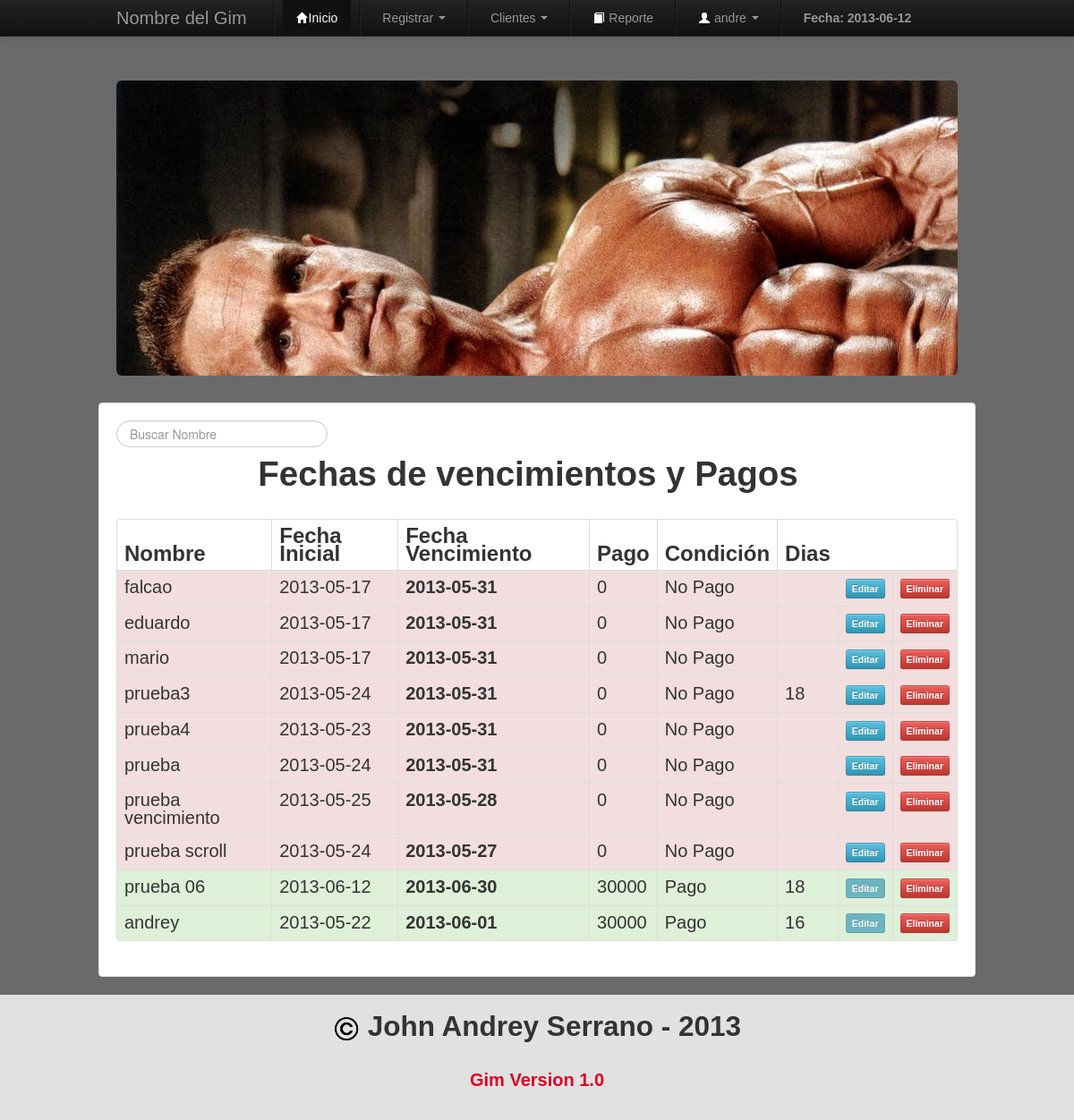
The app's page /menu.php?pagina=2 (signed in) with its own data.
### tables this page shows
CREATE TABLE `estudiantes` (
  `id` int(11) NOT NULL AUTO_INCREMENT,
  `codigo` int(10) DEFAULT NULL,
  `nombre` varchar(75) DEFAULT NULL,
  `edad` varchar(2) DEFAULT NULL,
  `peso` varchar(45) DEFAULT NULL,
  `altura` varchar(45) DEFAULT NULL,
  `fechaInicial` date DEFAULT NULL,
  `fechaFinal` date DEFAULT NULL,
  `dinero` int(11) DEFAULT NULL,
  `condicion` varchar(30) DEFAULT NULL,
  PRIMARY KEY (`id`),
  UNIQUE KEY `codigo_UNIQUE` (`codigo`)
);

### includes/funciones.php (the view, shortened to what this page needs)
<?php
  class funciones{
    public function verEstudiantes(){
        $cant_reg = 10;
        if(isset($_GET["pagina"])){
            $num_pag = $_GET["pagina"];
        }else{
            $num_pag = 1;
        }
        if(!$num_pag){
            $inicio = 0;
            $num_pag = 1;
        }else{
            $inicio = ($num_pag-1)*$cant_reg;
        }
        $resultado = mysql_query("SELECT * FROM estudiantes ORDER BY condicion, fechaFinal DESC LIMIT $inicio,$cant_reg");
        while($fila = mysql_fetch_array($resultado)){
            $codigo = $fila['codigo'];
            $result = mysql_query("SELECT sum(dias) AS total FROM fechasclientes WHERE codigoEstudiante = '$codigo' ");
            $dias = mysql_fetch_array($result);
            if($fila['condicion'] == 'Pago'){
                 echo '<tr class="success">
                         <td>'.$fila['nombre'].'</td>
                         <td>'.$fila['fechaInicial'].'</td>
                         <td style="font-weight: bold;">'.$fila['fechaFinal'].'</td>
                         <td>'.$fila['dinero'].'</td>
                         <td>'.$fila['condicion'].'</td>
                         <td>'.$dias['total'].'</td>
                         <td><a disabled class="btn btn-mini btn-info"><strong disabled>Editar</strong></a></td>
                         <td><a id="delete" class="btn btn-mini btn-danger" href="'.$fila['codigo'].'"><strong>Eliminar</strong></a></td>
                     </tr>';
            }else{
                if($fila['condicion'] == 'No Pago'){
                    echo '<tr class="error">
                         <td>'.$fila['nombre'].'</td>
                         <td>'.$fila['fechaInicial'].'</td>
                         <td style="font-weight: bold;">'.$fila['fechaFinal'].'</td>
                         <td>'.$fila['dinero'].'</td>
                         <td>'.$fila['condicion'].'</td>
                         <td>'.$dias['total'].'</td>
                         <td><a id="editPago" class="btn btn-mini btn-info" href="'.$fila['codigo'].'"><strong>Editar</strong></a></td>
                         <td><a id="delete" class="btn btn-mini btn-danger" href="'.$fila['codigo'].'"><strong>Eliminar</strong></a></td>
                     </tr>';
                }
            }
        }
    }
  }
?>

### css/estilos.css (style rules this page uses)
* { margin: 0; padding: 0; font-family: Arial; }
body { background: rgba(7,7,7,0.6); padding-top: 60px; padding-bottom: 40px; }

### menu.php (style rules this page uses)
td { font-size: 20px; }

### records on screen
estudiantes: nombre "falcao", fechaInicial "2013-05-17", fechaFinal "2013-05-31", dinero "0", condicion "No Pago"
estudiantes: nombre "eduardo", fechaInicial "2013-05-17", fechaFinal "2013-05-31", dinero "0", condicion "No Pago"
estudiantes: nombre "mario", fechaInicial "2013-05-17", fechaFinal "2013-05-31", dinero "0", condicion "No Pago"
estudiantes: nombre "prueba3", fechaInicial "2013-05-24", fechaFinal "2013-05-31", dinero "0", condicion "No Pago", total "18"
estudiantes: nombre "prueba4", fechaInicial "2013-05-23", fechaFinal "2013-05-31", dinero "0", condicion "No Pago"
estudiantes: nombre "prueba", fechaInicial "2013-05-24", fechaFinal "2013-05-31", dinero "0", condicion "No Pago"
estudiantes: nombre "prueba vencimiento", fechaInicial "2013-05-25", fechaFinal "2013-05-28", dinero "0", condicion "No Pago"
estudiantes: nombre "prueba scroll", fechaInicial "2013-05-24", fechaFinal "2013-05-27", dinero "0", condicion "No Pago"
estudiantes: nombre "prueba 06", fechaInicial "2013-06-12", fechaFinal "2013-06-30", dinero "30000", condicion "Pago", total "18"
estudiantes: nombre "andrey", fechaInicial "2013-05-22", fechaFinal "2013-06-01", dinero "30000", condicion "Pago", total "16"

### other values on screen
$user "andre"
